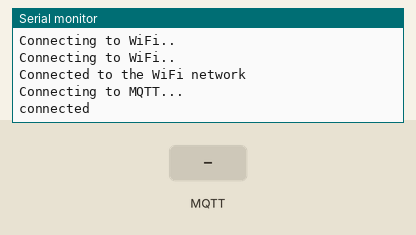
Bench run of a sketch on a simulated ESP8266 (Wemos D1 mini). Parts: the last lines printed to the serial monitor. The inputs (shaded band) are chosen by the test bench. WiFi joins after 1.5 s; servers stay silent unless stated; no MQTT or app messages arrive unless stated.

Above: at 2.7 s.
2.8 s: MQTT message "ON" arrives on the first subscribed topic
At 4.0 s:
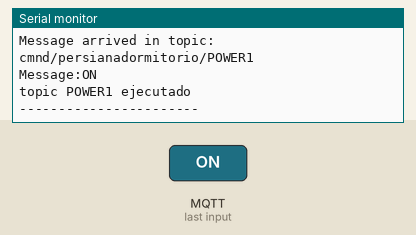
4.3 s: MQTT message "1" arrives on the first subscribed topic
At 5.1 s:
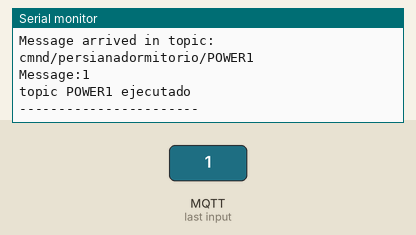
5.8 s: MQTT message "OFF" arrives on the first subscribed topic
At 6.3 s:
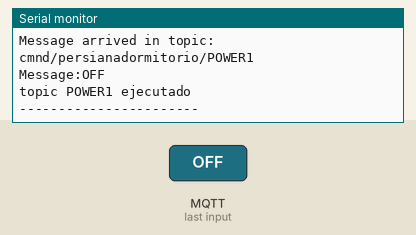
7.3 s: MQTT message "on" arrives on the first subscribed topic
At 8.5 s:
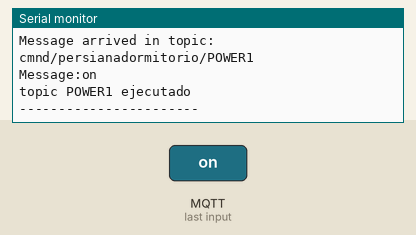
8.8 s: MQTT message "off" arrives on the first subscribed topic
At 9.8 s:
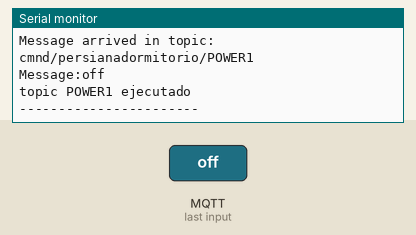

Measured:
- after the input at 2.8 s, the serial monitor: prints a new line at once (image 1)
- after the input at 4.3 s, the serial monitor: prints a new line at once (image 2)
- after the input at 5.8 s, the serial monitor: prints a new line at once (image 3)
- after the input at 7.3 s, the serial monitor: prints a new line at once (image 4)
- after the input at 8.8 s, the serial monitor: prints a new line at once (image 5)

The sketch:

MQTT_Example_WemosD1.ino
```cpp
#include <ESP8266WiFi.h>
#include <PubSubClient.h>

#define PIN_POWER1 D6

const char* ssid = "SSID"; // Enter your WiFi name
const char* password =  "PASSWORD"; // Enter WiFi password
const char* mqttServer = "192.168.1.102";//IP Server MQTT
const int mqttPort = 1883;
const char* mqttUser = "USUARIO-MQTT"; //User MQTT
const char* mqttPassword = "PASSWORD"; //PAsswd MQTT

WiFiClient espClient;
PubSubClient client(espClient);

void setup() {
  pinMode(PIN_POWER1, OUTPUT);
  Serial.begin(115200);
  WiFi.begin(ssid, password);

  while (WiFi.status() != WL_CONNECTED) {
    delay(500);
    Serial.println("Connecting to WiFi..");
  }
  Serial.println("Connected to the WiFi network");
  client.setServer(mqttServer, mqttPort);
  client.setCallback(callback);
  // llama a reconnect() en el "main" y se conecta MQTT
}
/*****************************************************************************************************************************************/
void callback(char* topic, byte* payload, unsigned int length) {

  char cadenaLeida[50];
  int i = 0;

  Serial.print("Message arrived in topic: ");
  Serial.println(topic);
  Serial.print("Message:");
  for (; i < length; i++) {
    Serial.print(cadenaLeida[i]=(char)payload[i]);
  }
  cadenaLeida[i]='\0';

  if (0==strcmp(topic,"cmnd/persianadormitorio/POWER1")){ //--------------------------------------- comparo el topic
   Serial.println();
   Serial.println("topic POWER1 ejecutado");
   if (0==strcmp(cadenaLeida,"ON")) {digitalWrite(PIN_POWER1, HIGH);}
   if (0==strcmp(cadenaLeida,"1")) {digitalWrite(PIN_POWER1, HIGH);}
   if (0==strcmp(cadenaLeida,"OFF")) {digitalWrite(PIN_POWER1, LOW);}
   if (0==strcmp(cadenaLeida,"0")) {digitalWrite(PIN_POWER1, LOW);}
  }
  Serial.println();
  Serial.println("-----------------------");

}
/***********************************************************Conecta y envia*******************************************************************/
void reconnect() {
    Serial.println("Connecting to MQTT...");
    if (client.connect("ESP8266Client", mqttUser, mqttPassword )) {
      Serial.println("connected");
    } else {
      Serial.print("failed with state ");
      Serial.print(client.state());
    }
  //client.publish("cmnd/persianadormitorio/POWER1", "TOGGLE"); //Topic name --> publicando un MSG en el topic
  client.subscribe("cmnd/persianadormitorio/POWER1");         //Subscrito a un topic
  client.subscribe("cmnd/persianadormitorio/POWER2");
}
/*********************************************************************************************************************************************/
void loop() {
  if (!client.connected()){
    reconnect();
  }else{
    client.loop();
  }

//  if (client.connected()){client.publish("cmnd/persianadormitorio/POWER1", "TOGGLE");}
//  delay(500);


}
```
